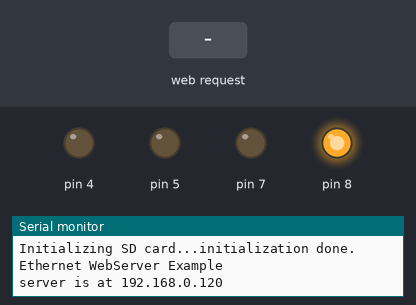
The sketch below on a simulated Arduino Uno, built for the host (arithmetic inside an expression is 32-bit, double 64-bit). Parts: output pins drawn as LEDs (lit = HIGH), the last lines printed to the serial monitor. The inputs (shaded band) are chosen by the test bench. WiFi joins after 1.5 s; servers stay silent unless stated; storage starts empty.

Above: at 1.2 s.
1.3 s: HTTP request GET /luzon received
At 2.2 s:
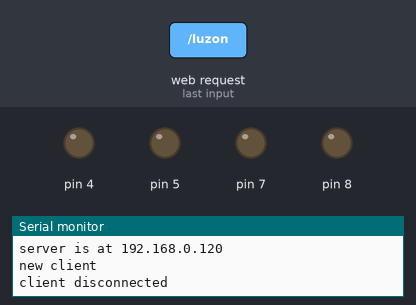
2.8 s: HTTP request GET /luzoff received
At 3.3 s:
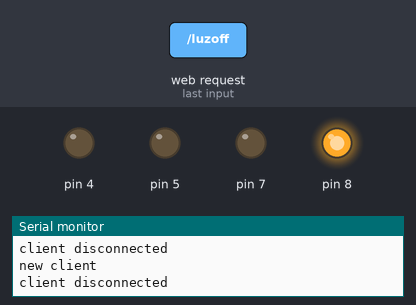
Timing chart, 0 to 5.8 s (numbered marks = the images above; inputs shaded):
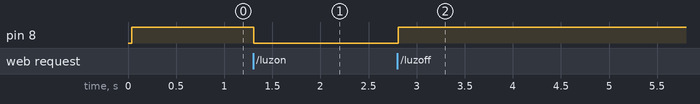

The sketch:

WebServer.ino
```cpp
/*
  Web Server

 A simple web server that shows the value of the analog input pins.
 using an Arduino Wiznet Ethernet shield.

 Circuit:
 * Ethernet shield attached to pins 10, 11, 12, 13
 * Analog inputs attached to pins A0 through A5 (optional)

 created 18 Dec 2009
 by David A. Mellis
 modified 9 Apr 2012
 by Tom Igoe
 modified 02 Sept 2015
 by Arturo Guadalupi

 */
#define en "en"
#define caminho "produto.descprod()"
#define btn "btn"
#include <SPI.h>
#include <Ethernet.h>
#include <SD.h>
#include<IRremote.h>
String ren;
int statusLight = HIGH;
int statusAir = HIGH;
int tempAIR = 24;
IRsend irsend;
unsigned long liga, desliga, mais, menos;


// Enter a MAC address and IP address for your controller below.
// The IP address will be dependent on your local network:
byte mac[] = {
  0xDE, 0xAD, 0xBE, 0xEF, 0xFE, 0xED
};
IPAddress ip(192, 168, 0, 120);

// Initialize the Ethernet server library
// with the IP address and port you want to use
// (port 80 is default for HTTP):
EthernetServer server(80);

void setup() {
 pinMode(8,OUTPUT);
 pinMode(7,OUTPUT);
 pinMode(5,OUTPUT);
 pinMode(4,OUTPUT);


  // Open serial communications and wait for port to open:
  Serial.begin(9600);
  while (!Serial) {
    ; // wait for serial port to connect. Needed for native USB port only
  }

   Serial.print("Initializing SD card...");

  if (!SD.begin(4)) {
    Serial.println("initialization failed!");
    while (1);
  }
  Serial.println("initialization done.");


  Serial.println("Ethernet WebServer Example");

  // start the Ethernet connection and the server:
  Ethernet.begin(mac, ip);

  // Check for Ethernet hardware present
  if (Ethernet.hardwareStatus() == EthernetNoHardware) {
    Serial.println("Ethernet shield was not found.  Sorry, can't run without hardware. :(");
    while (true) {
      delay(1); // do nothing, no point running without Ethernet hardware
    }
  }
  if (Ethernet.linkStatus() == LinkOFF) {
    Serial.println("Ethernet cable is not connected.");
  }

  // start the server
  server.begin();
  Serial.print("server is at ");
  Serial.println(Ethernet.localIP());
}


void loop() {
digitalWrite(8,statusLight);
delay(1);
  // listen for incoming clients
  EthernetClient client = server.available();
  if (client) {
    Serial.println("new client");
    // an http request ends with a blank line
    boolean currentLineIsBlank = true;
    while (client.connected()) {
      if (client.available()) {
        char c = client.read();
        if (ren.length() < 100) {
          ren += c;
        }
//controle da luz

         if (c == '\n' && currentLineIsBlank && ren.indexOf("luzon") > -1 ){
                      statusLight = LOW;

                      client.println("HTTP/1.1 200 OK");
                      client.println("Content-Type: text/html");
                      client.println("Connection: close");
                      client.println("");
                      client.println("<script>console.log(\u0022LUZ ON\u0022)</script>");

                      break;
            }
                else if(c == '\n' && currentLineIsBlank && ren.indexOf("luzoff") > -1 ){
                      statusLight = HIGH;

                      client.println("HTTP/1.1 200 OK");
                      client.println("Content-Type: text/html");
                      client.println("Connection: close");
                      client.println("");
                      client.println("<script>console.log(\u0022LUZ OFF\u0022)</script>");

                      break;
            }

//controle do ar
                else if (c == '\n' && currentLineIsBlank && ren.indexOf("airon") > -1 ){
                      irsend.sendRC5(liga,12);

                      client.println("HTTP/1.1 200 OK");
                      client.println("Content-Type: text/html");
                      client.println("Connection: close");
                      client.println("");
                      client.println("<script>console.log(\u0022AR ON\u0022)</script>");

                      break;
            }
                else if (c == '\n' && currentLineIsBlank && ren.indexOf("airoff") > -1 ){
                      irsend.sendRC5(desliga,12);

                      client.println("HTTP/1.1 200 OK");
                      client.println("Content-Type: text/html");
                      client.println("Connection: close");
                      client.println("");
                      client.println("<script>console.log(\u0022AR OFF\u0022)</script>");

                      break;
           }


               else if (c == '\n' && currentLineIsBlank && ren.indexOf("tempup") > -1 ){
                      //alguma coisa
                      irsend.sendRC5(mais,12);

                      client.println("HTTP/1.1 200 OK");
                      client.println("Content-Type: text/html");
                      client.println("Connection: close");
                      client.println("");
                      client.println("<script>console.log(\u0022AR OFF\u0022)</script>");

                      break;
           }

                else if (c == '\n' && currentLineIsBlank && ren.indexOf("tempdown") > -1 ){
                      //alguma coisa
                      irsend.sendRC5(menos,12);

                      client.println("HTTP/1.1 200 OK");
                      client.println("Content-Type: text/html");
                      client.println("Connection: close");
                      client.println("");
                      client.println("<script>console.log(\u0022AR OFF\u0022)</script>");

                      break;
           }


                else if (c == '\n' && currentLineIsBlank) {
                      //pagina principal

                      client.println("HTTP/1.1 200 OK");
                      client.println("Content-Type: text/html");
                      client.println("Connection: close");
                      client.println();
                      File txt = SD.open("midex.htm");
                      if(txt){
                      while(txt.available()){

                        client.write(txt.read());

                        }
                      }
                      txt.close();


                      break;
            }

        if (c == '\n') {
          // you're starting a new line
          currentLineIsBlank = true;
        } else if (c != '\r') {
          // you've gotten a character on the current line
          currentLineIsBlank = false;
        }
      }
    }
    // give the web browser time to receive the data
    delay(5);
    // close the connection:
    client.stop();
    ren = "";
    Serial.println("client disconnected");
  }

}
```

Measured:
- after the input at 1.3 s, pin 8: HIGH → LOW at once
- after the input at 2.8 s, pin 8: LOW → HIGH at once
